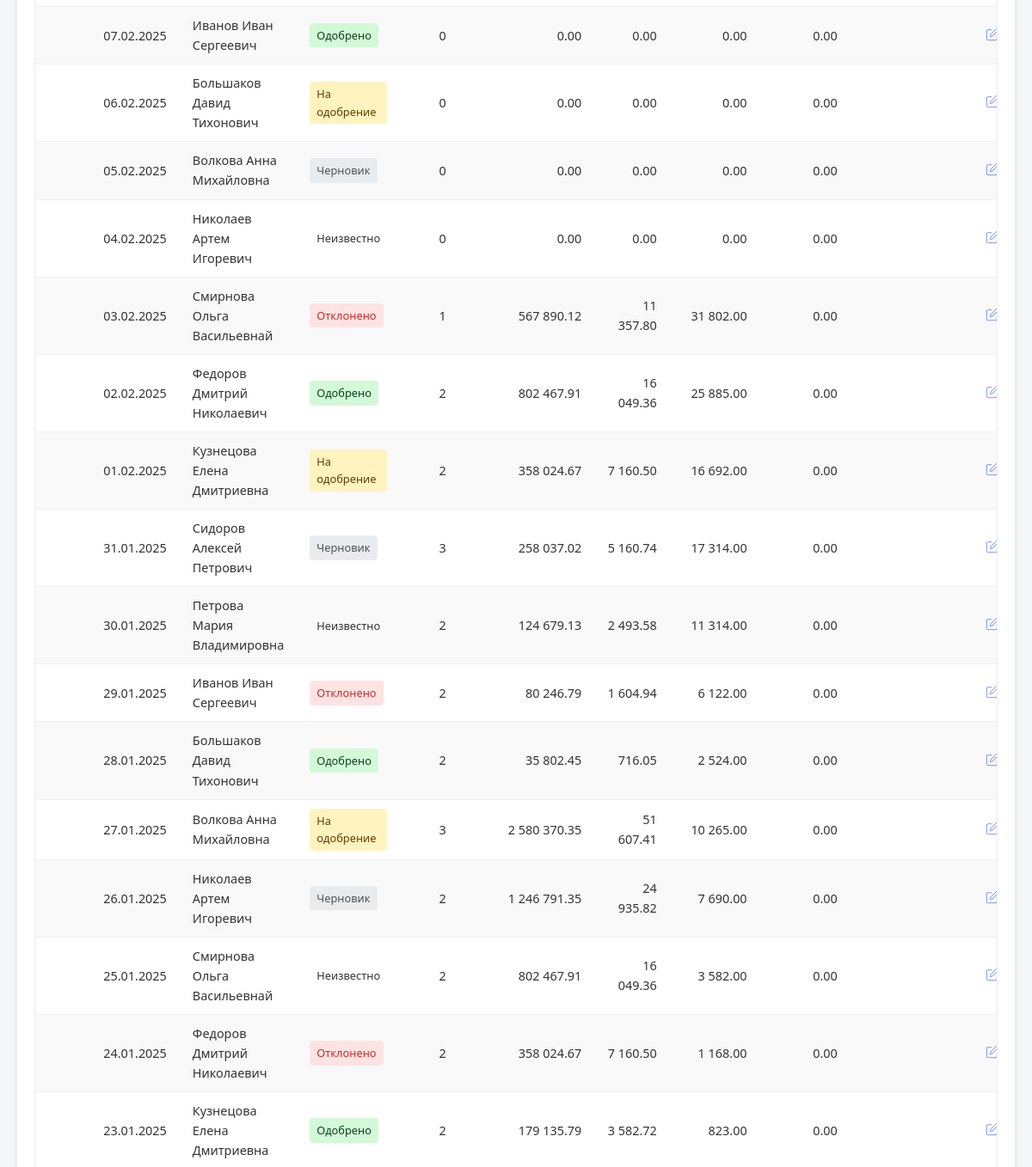
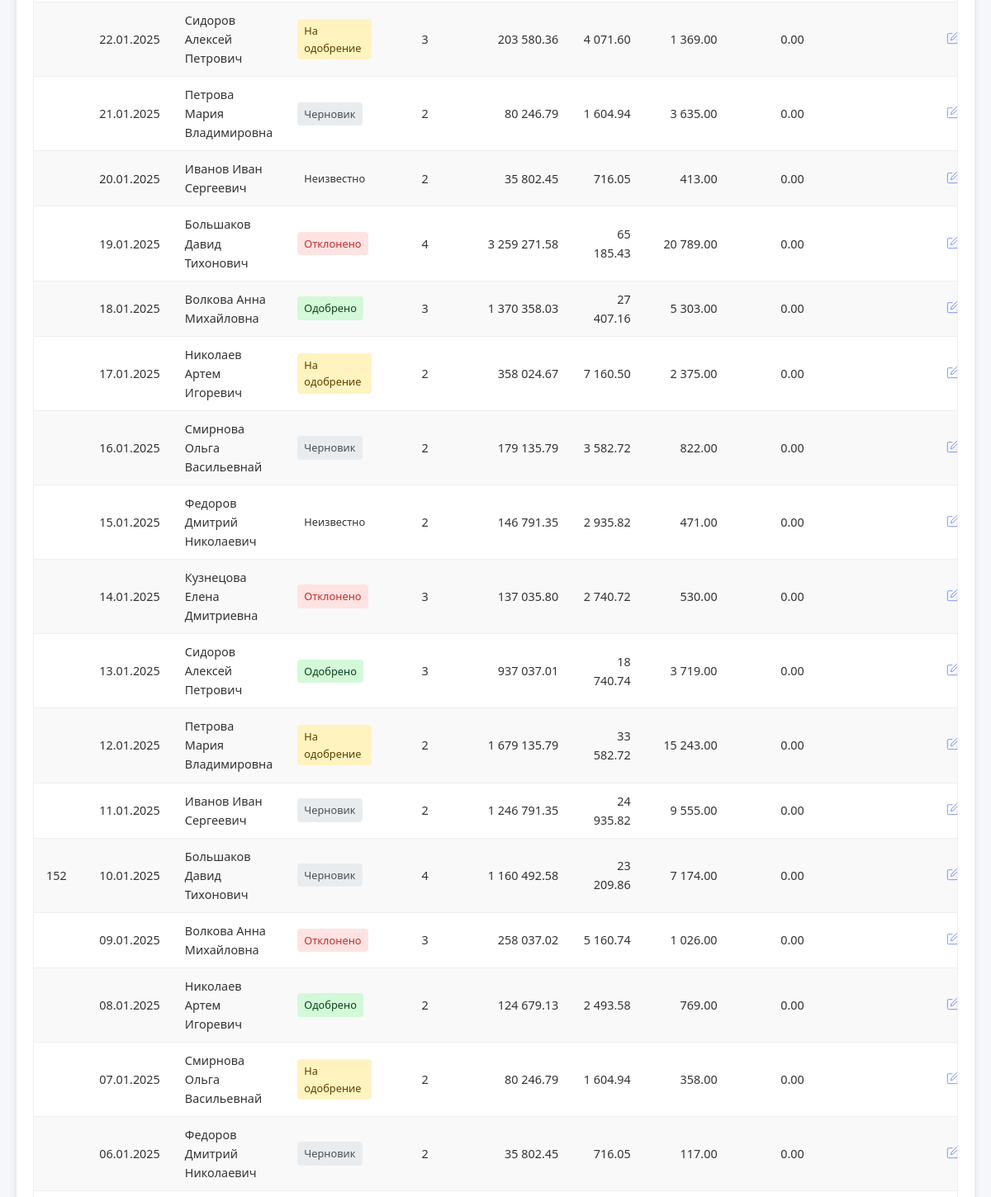
The page /admin/acts.php (signed in, middle part) on the database as committed earlier (2 pictures, top to bottom).
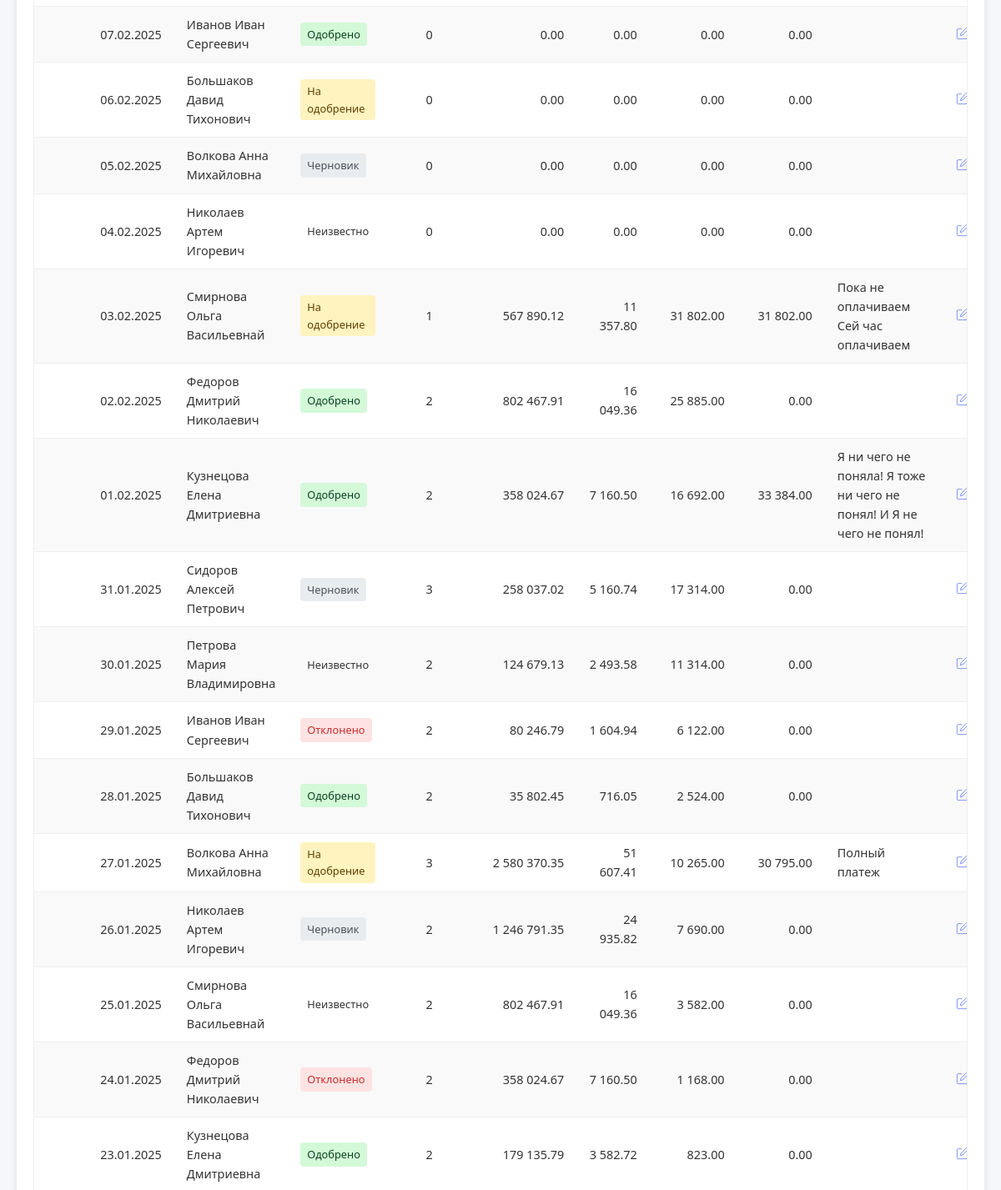
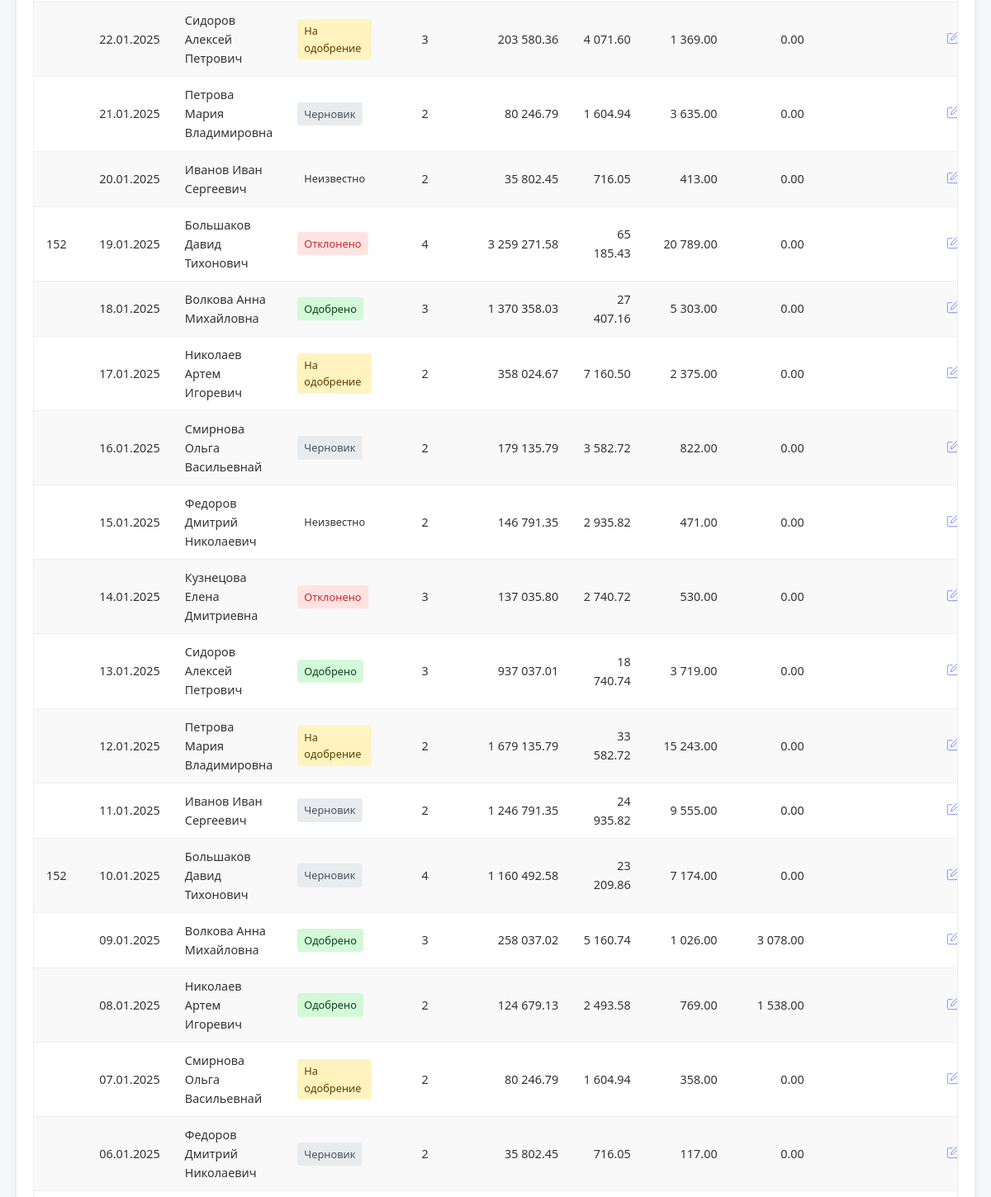
The same page on the database as committed later (2 pictures, top to bottom).
### tables this page shows
CREATE TABLE `acts` (
  `id` bigint UNSIGNED NOT NULL,
  `partner_id` bigint UNSIGNED NOT NULL COMMENT 'ID партнера кому принадлежит акт',
  `num` varchar(20) NOT NULL COMMENT 'Номер акта',
  `date` date NOT NULL COMMENT 'Дата акта',
  `period_start` int DEFAULT NULL COMMENT 'Начало периода в котором находится акт',
  `period_end` date DEFAULT NULL COMMENT 'Конец периода за который составлен акт',
  `status` int NOT NULL COMMENT '0-3, 0 черновик, 1 подан администратору, 2 одобрен, 3 отклонен',
  `comment` varchar(512) NOT NULL COMMENT 'Комментарий'
);

CREATE TABLE `users` (
  `id` bigint UNSIGNED NOT NULL,
  `is_admin` tinyint(1) NOT NULL COMMENT 'яваляется ли администратором',
  `login` varchar(50) NOT NULL,
  `email` varchar(50) NOT NULL,
  `pass` varchar(255) NOT NULL,
  `is_hashed` tinyint(1) NOT NULL COMMENT 'Зашифрован ли пароль',
  `name` varchar(100) NOT NULL COMMENT 'ФИО пользователя',
  `dog_num` varchar(20) NOT NULL COMMENT 'Номер договора',
  `dog_beg_date` date NOT NULL COMMENT 'Дата договора начало',
  `dog_end_date` date NOT NULL COMMENT 'Дата договора конец',
  `phone` varchar(20) NOT NULL,
  `bank_name` varchar(200) NOT NULL COMMENT 'Имя банка',
  `bank_bik` varchar(9) NOT NULL COMMENT 'БИК',
  `bank_ks` varchar(20) NOT NULL COMMENT 'к/с',
  `bank_rs` varchar(20) NOT NULL COMMENT 'р/с',
  `bank_verified` tinyint(1) NOT NULL COMMENT 'Банк есть в списках',
  `commission_percentage` int UNSIGNED NOT NULL COMMENT 'Комиссия, %',
  `status` int NOT NULL COMMENT '0-подана заявка, 1-разрешенние админом, 2- заблокирован админом.',
  `is_archived` tinyint(1) NOT NULL COMMENT 'в архиве',
  `archived_date` date DEFAULT NULL
);

### admin/acts.php (the view, shortened to what this page needs)
<?php
require_once __DIR__ . '/../includes/db_connect.php';
try {
    $query = "SELECT
                a.id,
                a.partner_id,
                u.name AS partner_name,
                a.num,
                a.date,
                a.status,
                a.comment,
                COUNT(ad.id) AS detail_count,
                COALESCE(SUM(ad.placement_amount), 0) AS total_placement_amount,
                COALESCE(SUM(ad.operator_payment), 0) AS total_operator_payment,
                COALESCE(SUM(ad.commission_amount), 0) AS total_commission_amount,
                COALESCE(SUM(ap.summa), 0) AS total_payments
              FROM acts a
              LEFT JOIN users u ON u.id = a.partner_id
              LEFT JOIN act_detail ad ON ad.act_id = a.id
              LEFT JOIN act_payments ap ON ap.act_id = a.id";
    $params = [];
    $query .= " GROUP BY a.id, a.partner_id, a.num, a.date, a.status, a.comment, u.name
               ORDER BY a.date DESC";
    $stmt = $pdo->prepare($query);
    $stmt->execute($params);
    $acts = $stmt->fetchAll(PDO::FETCH_ASSOC);
} catch (PDOException $e) {
    error_log("[" . date('Y-m-d H:i:s') . "] DB Error: " . $e->getMessage(), 3, __DIR__.'/../logs/error.log');
    die("Ошибка базы данных. Пожалуйста, попробуйте позже.");
} catch (Exception $e) {
    error_log("[" . date('Y-m-d H:i:s') . "] System Error: " . $e->getMessage(), 3, __DIR__.'/../logs/error.log');
    die("Системная ошибка. Пожалуйста, попробуйте позже.");
}
function getStatusText($status) {
    switch ($status) {
        case 0: return 'Черновик';
        case 1: return 'На одобрение';
        case 2: return 'Одобрено';
        case 3: return 'Отклонено';
        default: return 'Неизвестно';
    }
}
?>
<!DOCTYPE html>
<html lang="ru">
<head>
    <link rel="stylesheet" href="acts.css">
</head>
<body>
    <div class="container">
        <div class="table-wrapper">
            <table class="acts-table">
                <tbody>
                    <?php if (!empty($acts)): ?>
                        <?php foreach ($acts as $index => $act): ?>
                        <tr class="<?= $index % 2 === 0 ? 'even' : 'odd' ?>">
                            <td><?= htmlspecialchars($act['num']) ?></td>
                            <td><?= date('d.m.Y', strtotime($act['date'])) ?></td>
                            <td><?= htmlspecialchars($act['partner_name']) ?></td>
                            <td>
                                <span class="status-badge status-<?= $act['status'] ?>">
                                    <?= getStatusText($act['status']) ?>
                                </span>
                            </td>
                            <td class="text-center"><?= $act['detail_count'] ?></td>
                            <td class="text-right"><?= number_format($act['total_placement_amount'], 2, '.', ' ') ?></td>
                            <td class="text-right"><?= number_format($act['total_operator_payment'], 2, '.', ' ') ?></td>
                            <td class="text-right"><?= number_format($act['total_commission_amount'], 2, '.', ' ') ?></td>
                            <td class="text-right"><?= number_format($act['total_payments'], 2, '.', ' ') ?></td>
                            <td><?= htmlspecialchars($act['comment']) ?></td>
                            <td class="actions">
                                <button class="edit-btn" data-id="<?= $act['id'] ?>">
                                    <svg width="16" height="16" viewBox="0 0 24 24" fill="none" stroke="currentColor">
                                        <path d="M11 4H4a2 2 0 0 0-2 2v14a2 2 0 0 0 2 2h14a2 2 0 0 0 2-2v-7"/>
                                        <path d="M18.5 2.5a2.121 2.121 0 0 1 3 3L12 15l-4 1 1-4 9.5-9.5z"/>
                                    </svg>
                                </button>
                            </td>
                        </tr>
                        <?php endforeach; ?>
                    <?php else: ?>
                        <tr>
                            <td colspan="11" class="no-data">Нет данных для отображения</td>
                        </tr>
                    <?php endif; ?>
                </tbody>
            </table>
        </div>
    </div>
</body>
</html>

Rows that differ between the two databases and show on the page:
changed acts: status "Отклонено" → "На одобрение"; total_payments "0.00" → "31 802.00"; comment (not shown) → "Пока не оплачиваем Сей час оплачиваем"
changed acts: status "На одобрение" → "Одобрено"; total_payments "0.00" → "33 384.00"; comment (not shown) → "Я ни чего не поняла! Я тоже ни чего не понял! И Я не чего не понял!"
changed acts: total_payments "0.00" → "30 795.00"; comment (not shown) → "Полный платеж"
changed acts (number 21 of 35 on the later page): num (not shown) → "152"
changed acts (number 31 of 35 on the later page): status "Отклонено" → "Одобрено"; total_payments "0.00" → "3 078.00"
computed for acts (number 32 of 35 on the later page): total_payments "0.00" → "1 538.00"
